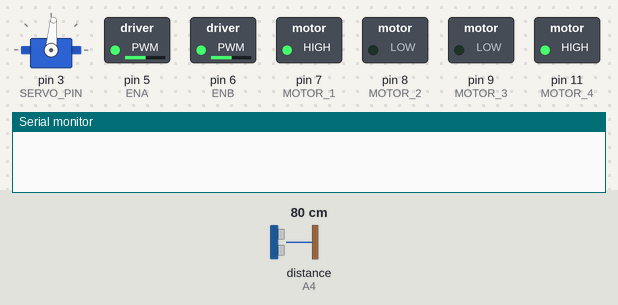
This sketch was run on a simulated Arduino Uno, built with avr-gcc and run on an emulated ATmega328P. Shown: servo, switched loads named in the sketch (green lamp = pin HIGH), the last lines printed to the serial monitor. The inputs (shaded band) are chosen by the test bench; at power-on: distance to the obstacle (sensor on A4) 80 cm. The echo pulse lasts 58.3 µs per cm.

Above: at 0.16 s.
2.4 s: distance to the obstacle (sensor on A4) set to 28 cm
6.1 s: distance to the obstacle (sensor on A4) set to 22 cm
At 9.7 s:
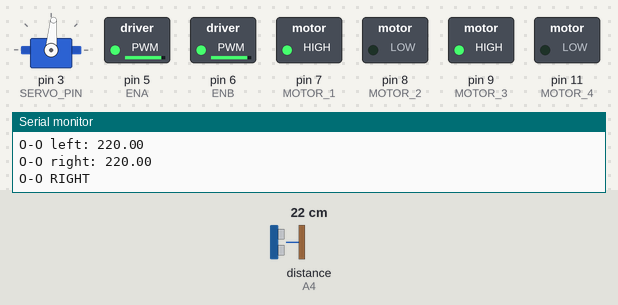
9.8 s: distance to the obstacle (sensor on A4) set to 35 cm
At 13.3 s:
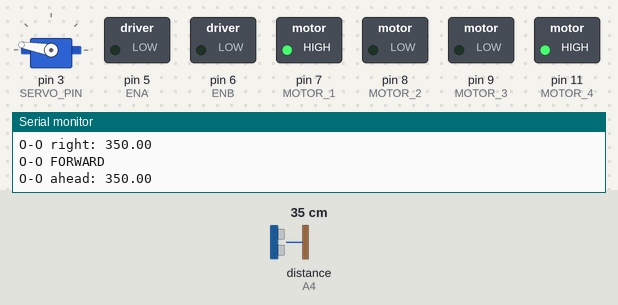
13.5 s: distance to the obstacle (sensor on A4) set to 2 cm
At 17.7 s:
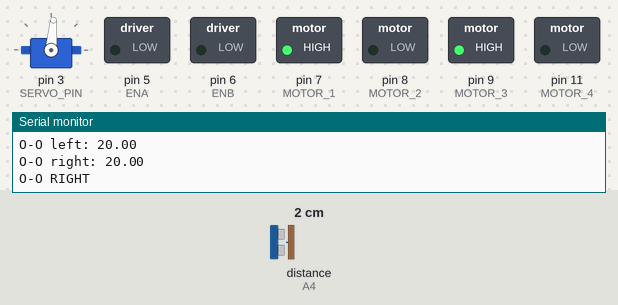
Timing chart, 0 to 18.0 s (numbered marks = the images above; inputs shaded):
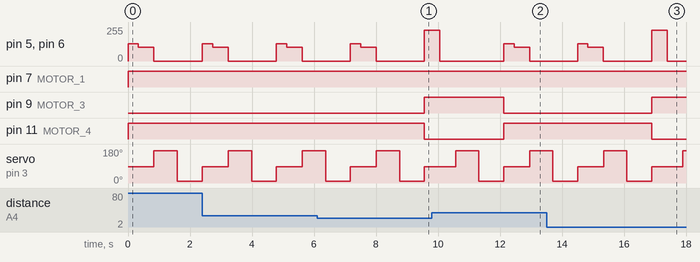

The sketch:

Car.ino
```cpp
#include <hcsr04.h>
#include <Servo.h>

#define SERVO_PIN   3

// HCSR 04 ultrasonic sensor
#define ECHO        A4
#define TRIG        A5

// Motor pins
#define ENA         5
#define ENB         6
#define MOTOR_1     7
#define MOTOR_2     8
#define MOTOR_3     9
#define MOTOR_4     11

#define US_MIN_RANGE    20
#define US_MAX_RANGE    4000
#define US_THRESHOLD    250    // max distance to evade object

#define US_CENTER_ANGLE   85
#define US_LEFT_ANGLE     170
#define US_RIGHT_ANGLE    10

#define START_SPEED     130   // default speed to get car moving
#define TURN_SPEED      230   // speed when rotating
#define MAIN_SPEED      105   // normal speed of car

#define START_TIME      330   // time for the car to move at start speed in ms
#define MOVE_TIME       500  // time to move before checking in ms
#define TURN_TIME       500   // time to perform turn manoeuvre in ms

#define STATE_IDLE      0
#define STATE_RUNNING   1

HCSR04 ultrasonic(TRIG, ECHO, US_MIN_RANGE, US_MAX_RANGE);
Servo carServo;

/**
 * INITIALIZE
 */
void setup()
{
  Serial.begin(9600);

  setupServo();
  setupMotors();
  stopCar();
}

void setupServo()
{
  carServo.attach(SERVO_PIN);
  lookAhead();
}

void setupMotors()
{
  pinMode(MOTOR_1, OUTPUT);
  pinMode(MOTOR_2, OUTPUT);
  pinMode(MOTOR_3, OUTPUT);
  pinMode(MOTOR_4, OUTPUT);
  pinMode(ENA, OUTPUT);
  pinMode(ENB, OUTPUT);
}

/**
 * UPDATE
 */
void loop()
{
  startCar();
  delay(MOVE_TIME);

  stopCar();
  updateUltrasonic();
}

void startCar()
{
  // Get initial inertia
  goForward(START_SPEED);

  // Let car move
  delay(START_TIME);

  // Change to main speed
  goForward(MAIN_SPEED);
}

void stopCar()
{
  digitalWrite(ENA, LOW);
  digitalWrite(ENB, LOW);
}

void goForward(int speed)
{
  analogWrite(ENA, speed);
  analogWrite(ENB, speed);

  digitalWrite(MOTOR_1, HIGH);
  digitalWrite(MOTOR_2, LOW);
  digitalWrite(MOTOR_3, LOW);
  digitalWrite(MOTOR_4, HIGH);
}

void reverse()
{
  analogWrite(ENA, START_SPEED);
  analogWrite(ENB, START_SPEED);

  digitalWrite(MOTOR_1, LOW);
  digitalWrite(MOTOR_2, HIGH);
  digitalWrite(MOTOR_3, HIGH);
  digitalWrite(MOTOR_4, LOW);
}

void turnLeft()
{
  analogWrite(ENA, TURN_SPEED);
  analogWrite(ENB, TURN_SPEED);

  digitalWrite(MOTOR_1, LOW);
  digitalWrite(MOTOR_2, HIGH);
  digitalWrite(MOTOR_3, LOW);
  digitalWrite(MOTOR_4, HIGH);
}

void turnRight()
{
  analogWrite(ENA, TURN_SPEED);
  analogWrite(ENB, TURN_SPEED);

  digitalWrite(MOTOR_1, HIGH);
  digitalWrite(MOTOR_2, LOW);
  digitalWrite(MOTOR_3, HIGH);
  digitalWrite(MOTOR_4, LOW);
}

void lookAhead()
{
  carServo.write(US_CENTER_ANGLE);
}

void lookLeft()
{
  carServo.write(US_LEFT_ANGLE);
}

void lookRight()
{
  carServo.write(US_RIGHT_ANGLE);
}

void updateUltrasonic()
{
  float distanceAhead;
  float distanceLeft;
  float distanceRight;
  bool sufficientClearance = false;

  while(!sufficientClearance)
  {
    distanceAhead = ultrasonic.distanceInMillimeters();
    Serial.print("O-O ahead: ");
    Serial.println(distanceAhead);

    lookLeft();
    delay(750);
    distanceLeft = ultrasonic.distanceInMillimeters();
    Serial.print("O-O left: ");
    Serial.println(distanceLeft);

    lookRight();
    delay(800);
    distanceRight = ultrasonic.distanceInMillimeters();
    Serial.print("O-O right: ");
    Serial.println(distanceRight);

    // finish routine in start position
    lookAhead();

    if (distanceAhead > US_THRESHOLD)
    {
      // keep going forward
      Serial.println("O-O FORWARD");
      sufficientClearance = true;
      break;
    }

    if (distanceLeft > distanceRight)
    {
      // turn left
      Serial.println("O-O LEFT");
      turnLeft();
      delay(TURN_TIME);
    }
    else
    {
      // turn right
      Serial.println("O-O RIGHT");
      turnRight();
      delay(TURN_TIME);
    }

    stopCar();
    delay(500);
  }
}
```

Measured:
- the behaviour switches between 26 and 25 cm on distance to the obstacle (sensor on A4) (found by bisection; images 0 and 1)
- after the input at 6.1 s, pin 9 (MOTOR_3): LOW → HIGH after 3.5 s; pin 11 (MOTOR_4): HIGH → LOW after 3.5 s
- after the input at 9.8 s, pin 9 (MOTOR_3): HIGH → LOW after 2.3 s; pin 11 (MOTOR_4): LOW → HIGH after 2.3 s
- after the input at 13.5 s, pin 9 (MOTOR_3): LOW → HIGH after 3.4 s; pin 11 (MOTOR_4): HIGH → LOW after 3.4 s
